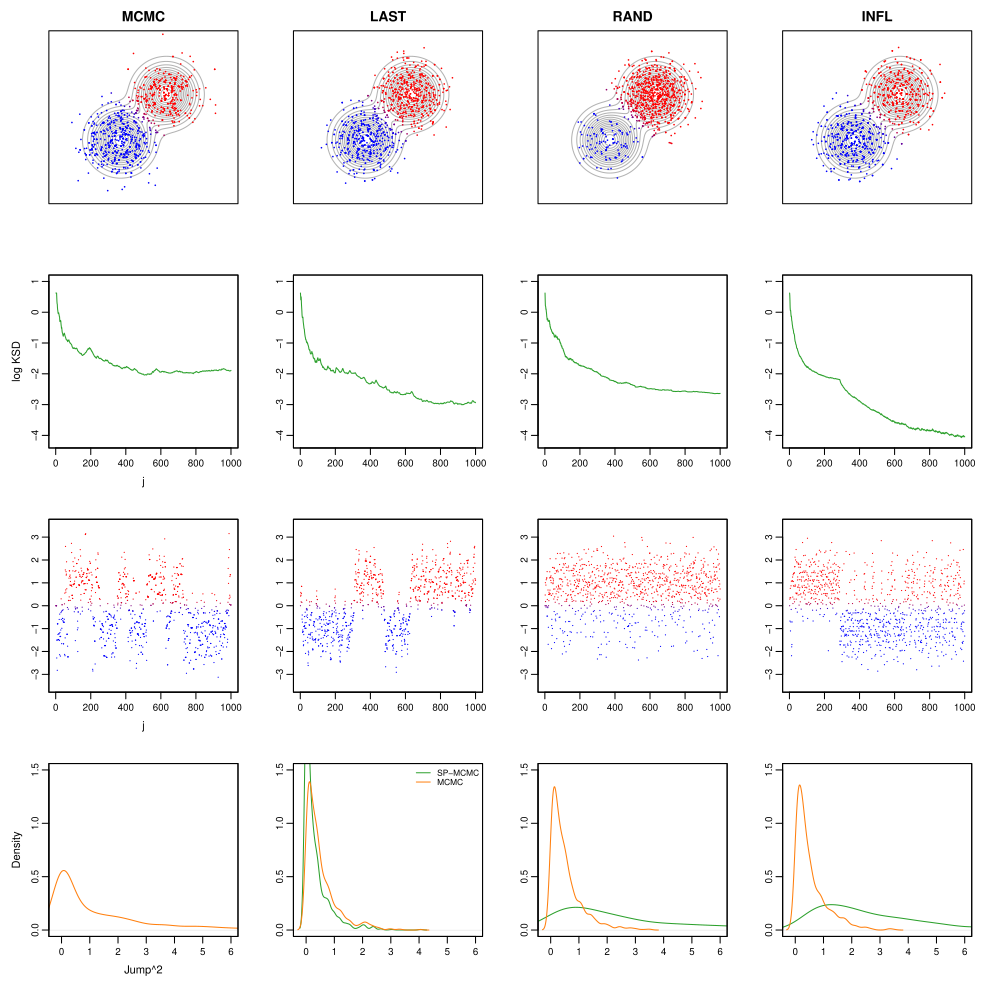

R code for this plot:
## SP-MCMC Gaussian mixture example
##
## Runs MCMC and three SP-MCMC variants on a two-component Gaussian mixture,
## then saves the four-panel comparison figure.

replication_dir <- normalizePath(
  if (dir.exists(file.path("inst", "replication"))) file.path("inst", "replication") else ".",
  mustWork = FALSE
)
suppressPackageStartupMessages(library(steinsampling))


## ------------------------------------------------------------------
## Target distribution
## ------------------------------------------------------------------
n_dim <- 2L
n_pts <- 1000L
scale <- 0.5
Mu <- rbind(rep(-1, n_dim), rep(1, n_dim))
weights <- c(0.5, 0.5)
Sigma_comp <- array(0, dim = c(n_dim, n_dim, 2L))
Sigma_comp[, , 1L] <- scale * diag(n_dim)
Sigma_comp[, , 2L] <- scale * diag(n_dim)

logsumexp <- function(A) {
  m <- apply(A, 1L, max)
  m + log(rowSums(exp(A - m)))
}

component_log_density <- function(X) {
  X <- as.matrix(X)
  out <- matrix(NA_real_, nrow(X), 2L)
  for (k in 1:2) {
    Y <- sweep(X, 2L, Mu[k, ], "-")
    quad <- rowSums(Y^2) / scale
    out[, k] <- log(weights[k]) - n_dim * log(2 * pi) / 2 -
      determinant(Sigma_comp[, , k], logarithm = TRUE)$modulus / 2 -
      quad / 2
  }
  out
}

log_p <- function(X) logsumexp(component_log_density(X))

score_fn <- function(X) {
  X <- as.matrix(X)
  log_comp <- component_log_density(X)
  lse <- logsumexp(log_comp)
  post <- exp(log_comp - lse)
  score <- matrix(0, nrow(X), n_dim)
  for (k in 1:2) {
    score <- score + post[, k] * (-(sweep(X, 2L, Mu[k, ], "-")) / scale)
  }
  score
}

rgmm_ref <- function(n) {
  comp <- sample.int(2L, size = n, replace = TRUE, prob = weights)
  X <- matrix(0, n, n_dim)
  for (k in 1:2) {
    idx <- which(comp == k)
    if (length(idx) > 0L) {
      X[idx, ] <- sweep(matrix(stats::rnorm(length(idx) * n_dim), length(idx), n_dim) %*%
        chol(Sigma_comp[, , k]), 2L, Mu[k, ], "+")
    }
  }
  X
}


## ------------------------------------------------------------------
## Kernel setup
## ------------------------------------------------------------------
X_kernel <- rgmm_ref(n_pts)
ll <- median(stats::dist(X_kernel))^2 / log(n_pts)
LInv <- diag(1 / ll, n_dim)
kernel <- stein_kernel(type = "imq", c = 1, beta = -0.5, precon = LInv)


## ------------------------------------------------------------------
## Generate point sets
## ------------------------------------------------------------------
x0 <- rep(0, n_dim)
n_iter <- 5L
S0 <- diag(0.1, n_dim)

cat("Running MCMC baseline (MALA h = 1.1, C = I)...\n")
X_mcmc <- mala(log_p, score_fn,
  x0 = x0, h = 1.1,
  Sigma = diag(n_dim), m_iter = n_pts
)$X

cat("Running SP-MCMC LAST (GRW, nIter = 5, S0 = 0.1 I)...\n")
res_last <- sp_mcmc(score_fn, log_p, kernel,
  n_points = n_pts, d = n_dim,
  mcmc = "grw", criterion = "last",
  m_seq = n_iter, Sigma = S0, x_init = x0
)

cat("Running SP-MCMC RAND (GRW, nIter = 5, S0 = 0.1 I)...\n")
res_rand <- sp_mcmc(score_fn, log_p, kernel,
  n_points = n_pts, d = n_dim,
  mcmc = "grw", criterion = "rand",
  m_seq = n_iter, Sigma = S0, x_init = x0
)

cat("Running SP-MCMC INFL (GRW, nIter = 5, S0 = 0.1 I)...\n")
res_infl <- sp_mcmc(score_fn, log_p, kernel,
  n_points = n_pts, d = n_dim,
  mcmc = "grw", criterion = "infl",
  m_seq = n_iter, Sigma = S0, x_init = x0
)


## ------------------------------------------------------------------
## Plot helpers
## ------------------------------------------------------------------
ksd_trajectory <- function(X) {
  X <- as.matrix(X)
  D <- score_fn(X)
  K <- stein_kernel_matrix(kernel, X, D)
  inc <- vapply(seq_len(nrow(X)), function(j) {
    2 * sum(K[seq_len(j), j]) - K[j, j]
  }, numeric(1))
  sqrt(pmax(cumsum(inc), 0)) / seq_len(nrow(X))
}

logistic <- function(x, k) 1 / (1 + exp(-k * x))

point_cols <- function(X) {
  r <- logistic(rowSums(X), 5)
  grDevices::rgb(r, 0, 1 - r)
}

trace_cols <- function(X) {
  r <- logistic(X[, 1L], 10)
  grDevices::rgb(r, 0, 1 - r)
}

jump2 <- function(X) rowSums(diff(as.matrix(X))^2)

safe_density <- function(x, from = NULL, to = NULL) {
  x <- x[is.finite(x)]
  if (length(unique(x)) < 2L) x <- x + stats::rnorm(length(x), sd = 1e-8)
  args <- list(x = x)
  if (!is.null(from)) args$from <- from
  if (!is.null(to)) args$to <- to
  do.call(stats::density, args)
}

grid_1 <- seq(-3.5, 3.5, length.out = 100L)
grid_2 <- seq(-3.5, 3.5, length.out = 100L)
T_grid <- cbind(
  rep(grid_1, each = length(grid_2)),
  rep(grid_2, times = length(grid_1))
)
Z <- matrix(exp(log_p(T_grid)), nrow = length(grid_1), ncol = length(grid_2))

X_list <- list(X_mcmc, res_last$X, res_rand$X, res_infl$X)
labels <- c("MCMC", "LAST", "RAND", "INFL")
ksd_list <- lapply(X_list, ksd_trajectory)
jump_list <- lapply(X_list, jump2)
chain_jump_last <- list(
  NULL, res_last$chain_d2_last, res_rand$chain_d2_last,
  res_infl$chain_d2_last
)

sp_col <- grDevices::rgb(44, 160, 44, maxColorValue = 255)
mc_col <- grDevices::rgb(255, 127, 14, maxColorValue = 255)
contour_col <- grDevices::rgb(0.7, 0.7, 0.7)


## ------------------------------------------------------------------
## Plot the comparison figure
## ------------------------------------------------------------------
pdf("sp_mcmc_figure2.pdf", width = 25 / 2.54, height = 25 / 2.54, bg = "white")
op <- par(
  mfrow = c(4, 4),
  mar = c(3.2, 3.4, 2.2, 0.8),
  oma = c(0.4, 0.3, 0.2, 0.2),
  mgp = c(2.0, 0.6, 0),
  cex.axis = 0.85,
  cex.lab = 0.95
)

for (i in seq_along(X_list)) {
  X <- X_list[[i]]
  contour(grid_1, grid_2, Z,
    levels = seq(0.01, max(Z), by = 0.01),
    drawlabels = FALSE, col = contour_col, lwd = 1,
    xlim = c(-3.5, 3.5), ylim = c(-3.5, 3.5),
    xlab = "", ylab = "", axes = FALSE, asp = 1
  )
  title(labels[i])
  points(X[, 1L], X[, 2L], pch = 16, cex = 0.35, col = point_cols(X))
  box()
}

for (i in seq_along(X_list)) {
  y <- log(ksd_list[[i]])
  plot(seq_len(n_pts), y,
    type = "l", col = sp_col, lwd = 1,
    xlim = c(1, n_pts), ylim = c(-4.2, 1),
    xlab = if (i == 1L) "j" else "", ylab = if (i == 1L) "log KSD" else ""
  )
  box()
}

for (i in seq_along(X_list)) {
  X <- X_list[[i]]
  plot(seq_len(n_pts), X[, 1L],
    pch = 16, cex = 0.25, col = trace_cols(X),
    xlim = c(1, n_pts), ylim = c(-3.5, 3.5),
    xlab = if (i == 1L) "j" else "", ylab = ""
  )
  box()
}

for (i in seq_along(X_list)) {
  if (i == 1L) {
    dens <- safe_density(jump_list[[i]])
    plot(dens,
      col = mc_col, lwd = 1,
      xlim = c(-0.2, 6), ylim = c(0, 1.5),
      xlab = "Jump^2", ylab = "Density", main = ""
    )
  } else {
    dens_sp <- safe_density(jump_list[[i]])
    dens_mc <- safe_density(chain_jump_last[[i]])
    plot(dens_sp,
      col = sp_col, lwd = 1,
      xlim = c(-0.2, 6), ylim = c(0, 1.5),
      xlab = "", ylab = "", main = ""
    )
    lines(dens_mc, col = mc_col, lwd = 1)
    if (i == 2L) {
      legend("topright",
        legend = c("SP-MCMC", "MCMC"),
        col = c(sp_col, mc_col), lwd = 1, bty = "n", cex = 0.7
      )
    }
  }
  box()
}

par(op)
dev.off()

cat("Saved: stein_point_mcmc_Gaussian_mixture.pdf\n")
